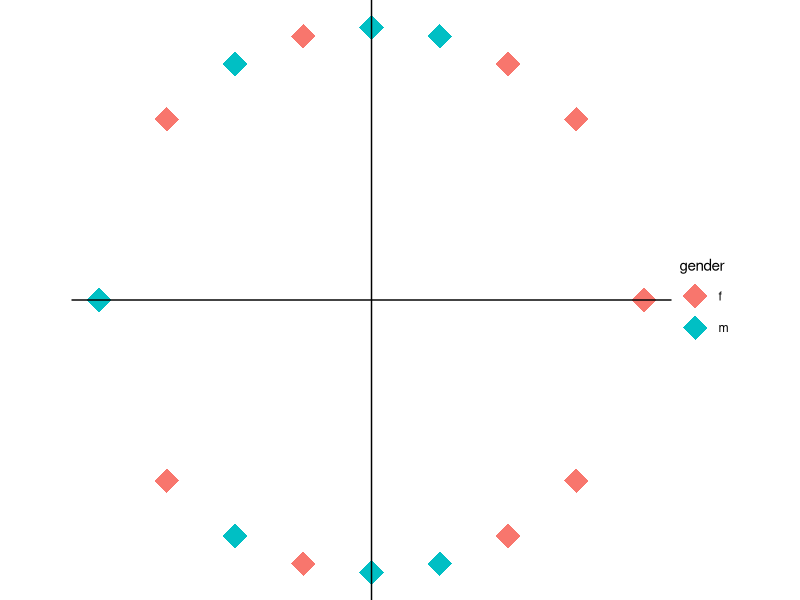

Here is the R script that generated this plot: (Note: this script raises an error after producing the figure.)
library(ggplot2)
x= c(-4, -3, -2, -1, 0, 1, 2, 3, 4)
y= c(0, 2.65, 3.46, 3.87, 4, 3.87, 3.46, 2.65, 0)

x= c(-4, -3, -2, -1, 0, 1, 2, 3, 4, -4, -3, -2, -1, 0, 1, 2, 3, 4)
y= c(0, 2.65, 3.46, 3.87, 4, 3.87, 3.46, 2.65, 0,0, -2.65, -3.46, -3.87, -4, -3.87, -3.46, -2.65, 0)


gender=c('m', 'f')
gender=sample(gender, 9, replace = TRUE)
gender
plot_data<-data.frame(x,y, gender)
View(plot_data)
ggplot(data=plot_data,
       mapping=aes(
         x=x,
         y=y,
         color=gender
       ))+
  geom_point(shape="diamond", size=8)+
  theme_void()+
  
  coord_fixed()+
  geom_vline(xintercept = 0)+
  geom_hline(yintercept = 0)
#  geom_line(size=0.5)






ggplot(data=plot_data,
       mapping=aes(x=x,
                   y=y,))+
  geom_point()+
  theme_minimal()+
  ?coord_fixed()+
  geom_vline(xintercept = 0)+
  geom_hline(yintercept = 0)
